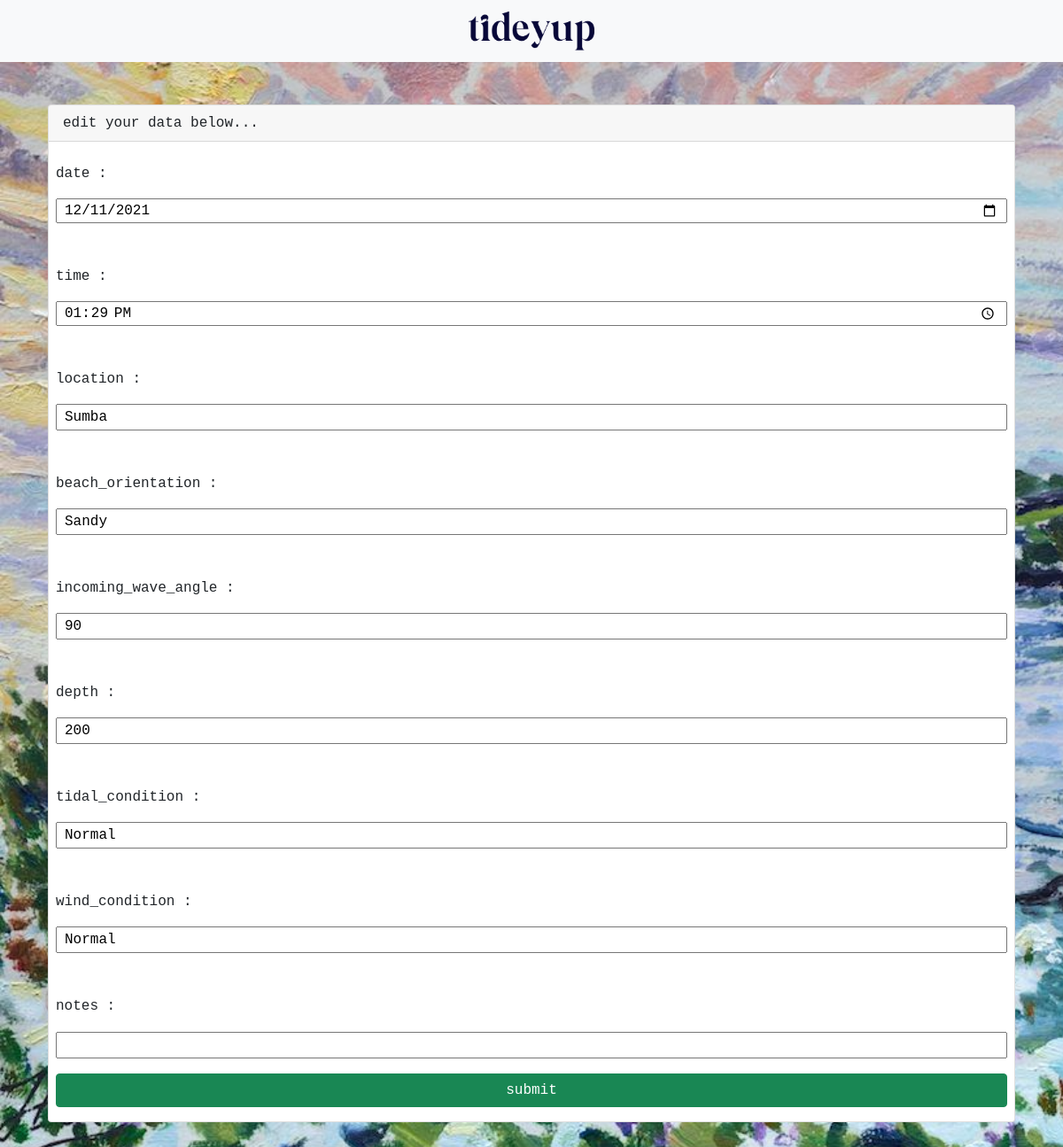
Screenshot of /tideyupnew/user/edit.php?id_data=2 (signed in) with the database file from the repository.
### tables this page shows
CREATE TABLE `tidepad` (
  `id_data` int(11) NOT NULL,
  `id_user` int(11) NOT NULL,
  `date` date NOT NULL,
  `time` time(6) NOT NULL,
  `location` varchar(1000) NOT NULL,
  `beach_orientation` varchar(255) NOT NULL,
  `incoming_wave_angle` varchar(255) NOT NULL,
  `depth` varchar(255) NOT NULL,
  `tidal_condition` varchar(255) NOT NULL,
  `wind_condition` varchar(255) NOT NULL,
  `notes` varchar(255) NOT NULL
);

### tideyupnew/user/edit.php (the view, shortened to what this page needs)
<?php
    include ("koneksi.php");
    $id_data = $_GET['id_data'];
    $tabel = "SELECT * FROM tidepad WHERE id_data = '$id_data'";
    $query = mysqli_query($koneksi, $tabel);
    $row = mysqli_fetch_assoc($query);
?>
<!DOCTYPE html>
<html>
    <link href="https://cdn.jsdelivr.net/npm/bootstrap@5.1.1/dist/css/bootstrap.min.css" rel="stylesheet">
<head>
	<nav class="navbar sticky-top navbar-light bg-light">
 		 <a class="navbar-brand mx-auto" align="center" href="index.php">
   		 <img src="img/logo.png" width="70%" height="70%" class="d-inline-block align-top" alt="">
  		 </a>
    </nav>
</head>
<body>
    <div class="container col-md px-4 py-5">
      <div class="card font-monospace">
        <div class="card-header">
        edit your data below...
        </div>
        <div class="card-body">
        <div class="row g-3 align-items-center">
    <form action="proses_edit.php" method="POST">
    <div class="row g-3 align-items-center">
    <input type="hidden" name="id_data" value="<?php echo $row['id_data']; ?>"><br/>
        date : <input type="date" name="date" value="<?php echo $row['date']; ?>"><br/><br>
        time : <input type="time" name="time" value="<?php echo date('H:i',strtotime($row['time']));?>"><br/><br>
        location : <input type="text" name="location" value="<?php echo $row['location']; ?>"><br/><br>
        beach_orientation : <input type="text" name="beach_orientation" value="<?php echo $row['beach_orientation']; ?>"><br/><br>
        incoming_wave_angle : <input type="text" name="incoming_wave_angle" value="<?php echo $row['incoming_wave_angle']; ?>"><br/><br>
        depth : <input type="text" name="depth" value="<?php echo $row['depth']; ?>"><br/><br>
        tidal_condition : <input type="text" name="tidal_condition" value="<?php echo $row['tidal_condition']; ?>"><br/><br>
        wind_condition : <input type="text" name="wind_condition" value="<?php echo $row['wind_condition']; ?>"><br/><br>
        notes : <input type="text" name="notes" value="<?php echo $row['notes'];?> "><br/><br>
        <input type="submit" value="submit" class="btn btn-success" name="submit">
    </form>
    </div>
    </div>
</body>
</html>

### tideyupnew/user/edit.php (style rules this page uses)
html { height: 100%; }
body { background-color: #393644; background-image: url('img/sesh.jpg'); background-repeat: no-repeat; background-attachment: fixed; background-size: cover; }

### rows the page displays
tidepad: date "12/11/2021", time "13:29", location "Sumba", beach_orientation "Sandy", incoming_wave_angle "90", depth "200", tidal_condition "Normal", wind_condition "Normal"
